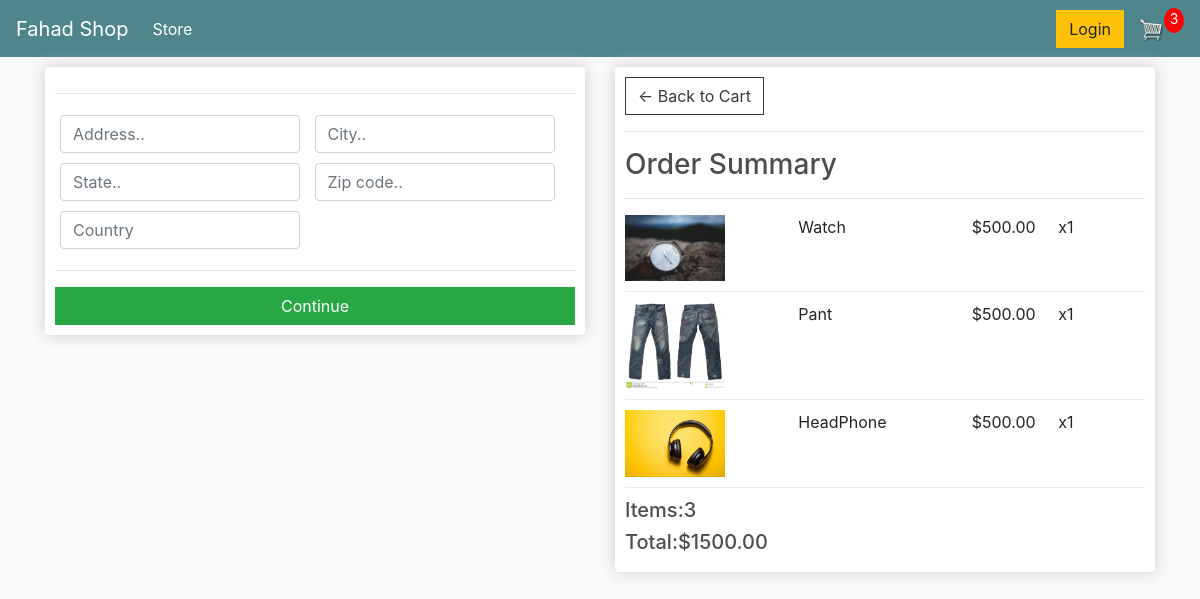
Screenshot of /checkout/ (signed in) with the database file from the repository.
### store/models.py (models this page shows, shortened)
class OrderItem(models.Model):
    product=models.ForeignKey(Product,on_delete=models.SET_NULL,null=True)
    order=models.ForeignKey(Order,on_delete=models.SET_NULL,null=True)
    quantity=models.IntegerField(default=0,null=True,blank=True)
    date_added=models.DateTimeField(auto_now_add=True)
    @property
    def get_total(self):
        total=self.product.price*self.quantity
        return total

class Product(models.Model):
    name=models.CharField(max_length=200,null=True)
    price=models.DecimalField(max_digits=7,decimal_places=2)
    digital=models.BooleanField(default=False,null=True,blank=False)
    image=models.ImageField(null=True,blank=True)
    @property
    def imageURL(self):
        try:
            url=self.image.url
        except:
            url=''
        return url

class Order(models.Model):
    customer=models.ForeignKey(Customer,on_delete=models.SET_NULL,null=True,blank=True)
    date_ordered=models.DateTimeField(auto_now_add=True)
    complete=models.BooleanField(default=False,null=True,blank=False)
    transction_id=models.CharField(max_length=100,null=True)
    @property
    def shipping(self):
        shipping=False
        orderitems=self.orderitem_set.all()
        for i in orderitems:
            if i.product.digital == False:
                shipping=True
        return shipping
    @property
    def get_cart_total(self):
        orderitems=self.orderitem_set.all()
        total=sum([item.get_total for item in orderitems])
        return total
    @property
    def get_cart_items(self):
        orderitems=self.orderitem_set.all()
        total=sum([item.quantity for item in orderitems])
        return total

### store/views.py (the view)
# urls.py: path('checkout/',views.checkout,name="checkout"),
def checkout(request):
    data = cartData(request)
    cartItems = data['cartItems']
    order = data['order']
    items = data['items']
    context={'items':items,'order':order,'cartItems':cartItems}
    return render(request,'store/checkout.html',context)

### store/utils.py (called while the page is built)
def  cartData(request):
    if request.user.is_authenticated:
        customer=request.user.customer
        order,created=Order.objects.get_or_create(customer=customer,complete=False)
        items=order.orderitem_set.all()
        cartItems=order.get_cart_items
    else:
        cookieData = cookieCart(request)
        cartItems = cookieData['cartItems']
        order = cookieData['order']
        items = cookieData['items']
    return{'cartItems':cartItems,'order':order,'items':items}

### store/templates/store/Checkout.html (shortened to what this page needs)
{% extends 'store/main.html' %}
{% load static %}
{% block content %}
<div class="row">
    <div class="col-lg-6">
        <div class="box-element" id="form-wrapper">
            <form id="form">
                <div id="shipping-info">
                    <hr>
						<div class="form-field">
							<input class="form-control" type="text" name="address" placeholder="Address..">
						</div>
						<div class="form-field">
							<input class="form-control" type="text" name="city" placeholder="City..">
						</div>
						<div class="form-field">
							<input class="form-control" type="text" name="state" placeholder="State..">
						</div>
						<div class="form-field">
							<input class="form-control" type="text" name="zipcode" placeholder="Zip code..">
						</div>
						<div class="form-field">
							<input class="form-control" type="text" name="country" placeholder="Country">
						</div>
                </div>
                <hr>
                <input id="form-button" class="btn btn-success btn-block" type="submit" value="Continue">
            </form>
        </div>
        <br>
    </div>
        <div class="col-lg-6">
            <div class="box-element">
                <a  class="btn btn-outline-dark" href="{% url 'cart' %}">&#x2190; Back to Cart</a>
                <hr>
                <h3>Order Summary</h3>
                <hr>
                {%for item in items%}
                <div class="cart-row">
                    <div style="flex:2"><img class="row-image" src="{{item.product.imageURL}}"></div>
                    <div style="flex:2"><p>{{item.product.name}}</p></div>
                    <div style="flex:1"><p>${{item.product.price}}</p></div>
                    <div style="flex:1"><p>x{{item.quantity}}</p></div>
                </div>
                {%endfor%}
                <h5>Items:{{order.get_cart_items}}</h5>
                <h5>Total:${{order.get_cart_total|floatformat:2}}</h5>
            </div>
        </div>
    </div>
{% endblock content %}

### static/css/main.css (style rules this page uses)
body { background-color: hsl(0, 0%, 98%); }
h1,h2,h3,h4,h5,h6 { color:hsl(0, 0%, 30%); }
.box-element { box-shadow:hsl(0, 0%, 80%) 0 0 16px; background-color: #fff; border-radius: 4px; padding: 10px; }
.col-lg-4, .col-lg-6, .col-lg-8, .col-lg-12 { margin-top: 10px; }
.btn { border-radius: 0; }
.row-image { width: 100px; }
.form-field { width:250px; display: inline-block; padding: 5px; }
.cart-row { display: flex; align-items: flex-stretch; padding-bottom: 10px; margin-bottom: 10px; border-bottom: 1px solid #ececec; }

### rows the page displays
OrderItem: product.imageURL (picture), product.name "Watch", product.price "500.00", quantity "1"
OrderItem: product.imageURL (picture), product.name "Pant", product.price "500.00", quantity "1"
OrderItem: product.imageURL (picture), product.name "HeadPhone", product.price "500.00", quantity "1"
Order: get_cart_items "3", get_cart_total "1500.00"

### other values shown
{{ cartItems }} "3"
